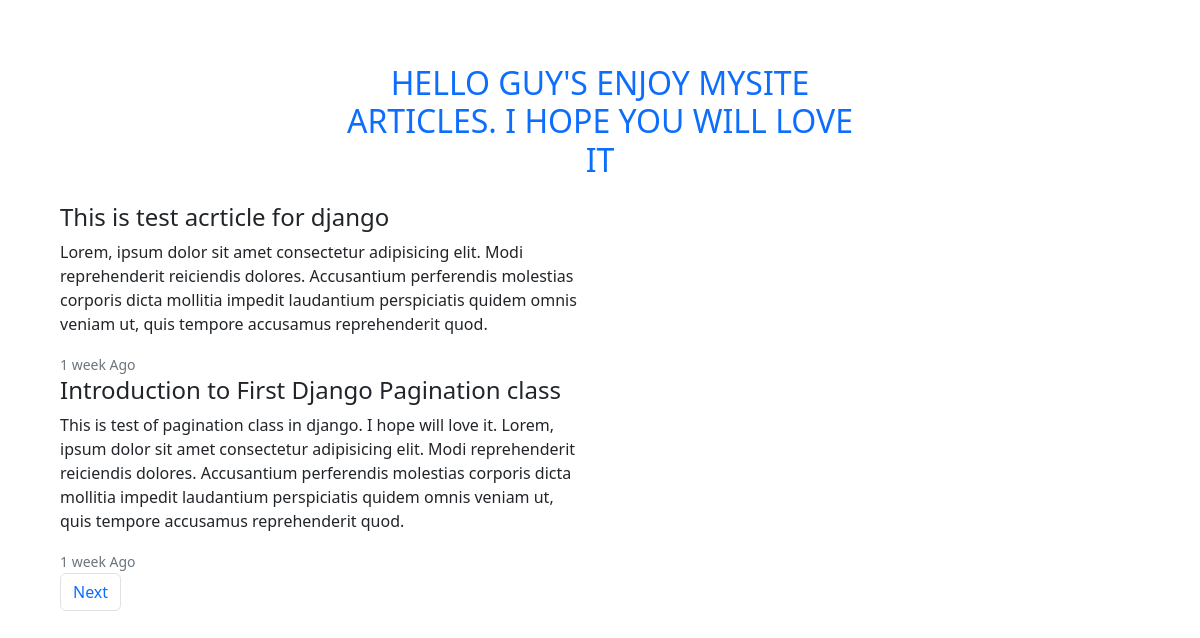
The page / on the database its author committed.
### blog/models.py (models this page shows, shortened)
class Article(models.Model):
    title=models.CharField(max_length=150)
    paragraph=models.TextField(max_length=700)
    date=models.DateTimeField(auto_now_add=True)

### blog/views.py (the view)
# urls.py: path('',home,name='home'),
def home(request):
    context={}
    articles=Article.objects.all()
    paginatior=Paginator(articles,2)
    page_number=request.GET.get('page')
    page=paginatior.get_page(page_number)
    print('Page-',page)
    context['articles']=page
    return  render(request,'blog/index.html',context)

### blog/templates/blog/index.html (shortened to what this page needs)
<!DOCTYPE html>
<html lang="en">
<head>
    <link href="https://cdn.jsdelivr.net/npm/bootstrap@5.2.2/dist/css/bootstrap.min.css" rel="stylesheet"
>
</head>
<body>
    <main class="p-5">
        <div class="conatiner">
            <div class="row d-flex align-items-center justify-content-center ">
                <div class="col-6">
                    <h2 class="text-center py-3 text-primary text-uppercase">Hello Guy's Enjoy Mysite Articles. I hope you will love
                        it</h2>
                </div>
            </div>
        </div>
        <div class="container">
            <div class="row">
                {% for item in articles %}
                <div class="col-6">
                    <h4>{{item.title}}</h4>
                    <p>{{item.paragraph}}</p>
                    <small class="text-muted">{{item.date | timesince}} Ago</small>
                </div>
                {% endfor %}
                <nav aria-label="Page navigation example">
                    <ul class="pagination">
                      {% if articles.has_next %}
                      <li class="page-item"><a class="page-link" href="?page={{articles.next_page_number}}">Next</a></li>
                      {% endif %}
                    </ul>
                  </nav>
            </div>
        </div>
    </main>
</body>
</html>

### rows shown on the page
Article: title "This is test acrticle for django", paragraph "Lorem, ipsum dolor sit amet consectetur adipisicing elit. Modi reprehenderit reiciendis dolores. Accusantium perferendis molestias corporis dicta mollitia impedit laudantium perspiciatis quidem omnis veniam ut, quis tempore accusamus reprehenderit quod.", date "1 week"
Article: title "Introduction to First Django Pagination class", paragraph "This is test of pagination class in django. I hope will love it. Lorem, ipsum dolor sit amet consectetur adipisicing elit. Modi reprehenderit reiciendis dolores. Accusantium perferendis molestias corporis dicta mollitia impedit laudantium perspiciatis quidem omnis veniam ut, quis tempore accusamus reprehenderit quod.", date "1 week"
